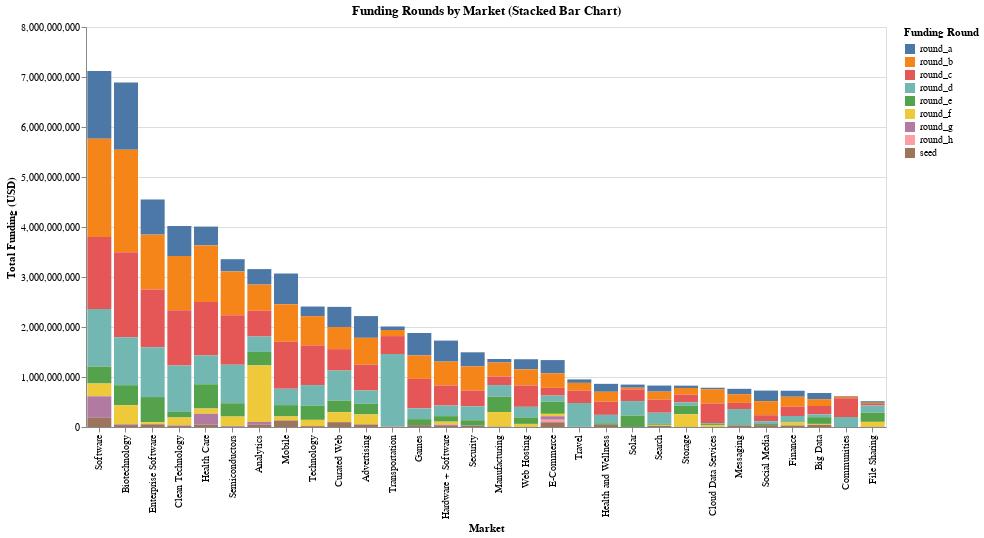

The notebook cell saved with this chart:
### Code cell
import pandas as pd
import altair as alt

# Load the dataset
file_path = "data.csv"
df = pd.read_csv(file_path, encoding="ISO-8859-1")

# Standardize column names
df.columns = df.columns.str.strip().str.lower().str.replace(" ", "_")

# Convert funding rounds columns to numeric
funding_rounds = [
    "seed", "round_a", "round_b", "round_c", "round_d", 
    "round_e", "round_f", "round_g", "round_h"
]
df[funding_rounds] = df[funding_rounds].apply(pd.to_numeric, errors="coerce").fillna(0)

# Melt data for visualization
df_melted = df.melt(id_vars=["market"], value_vars=funding_rounds, 
                     var_name="Funding Round", value_name="Total Funding")

# Aggregate total funding by market and funding round
df_grouped = df_melted.groupby(["market", "Funding Round"], as_index=False).sum()

# Select top markets
top_markets = df_grouped.groupby("market")["Total Funding"].sum().nlargest(30).index
df_top = df_grouped[df_grouped["market"].isin(top_markets)]

# Create stacked bar chart
chart = alt.Chart(df_top).mark_bar().encode(
    x=alt.X("market:N", title="Market", sort="-y"),
    y=alt.Y("Total Funding:Q", title="Total Funding (USD)"),
    color=alt.Color("Funding Round:N", title="Funding Round"),
    tooltip=["market", "Funding Round", "Total Funding"]
).properties(
    width=800,
    height=400,
    title="Funding Rounds by Market (Stacked Bar Chart)"
)

chart.show()

### Figure 1 — Vega-Lite specification as saved in the notebook (floating-point values rounded to 4 significant figures; data arrays with more than 128 entries replaced by an {"elided": "..."} marker saying what was removed)
{"config": {"view": {"continuousWidth": 300, "continuousHeight": 300}}, "data": {"name": "data-0b97c540ba0e6816926e626970ae8400"}, "mark": {"type": "bar"}, "encoding": {"color": {"field": "Funding Round", "title": "Funding Round", "type": "nominal"}, "tooltip": [{"field": "market", "type": "nominal"}, {"field": "Funding Round", "type": "nominal"}, {"field": "Total Funding", "type": "quantitative"}], "x": {"field": "market", "sort": "-y", "title": "Market", "type": "nominal"}, "y": {"field": "Total Funding", "title": "Total Funding (USD)", "type": "quantitative"}}, "height": 400, "title": "Funding Rounds by Market (Stacked Bar Chart)", "width": 800, "$schema": "https://vega.github.io/schema/vega-lite/v5.20.1.json", "datasets": {"data-0b97c540ba0e6816926e626970ae8400": {"elided": "270 records"}}}
